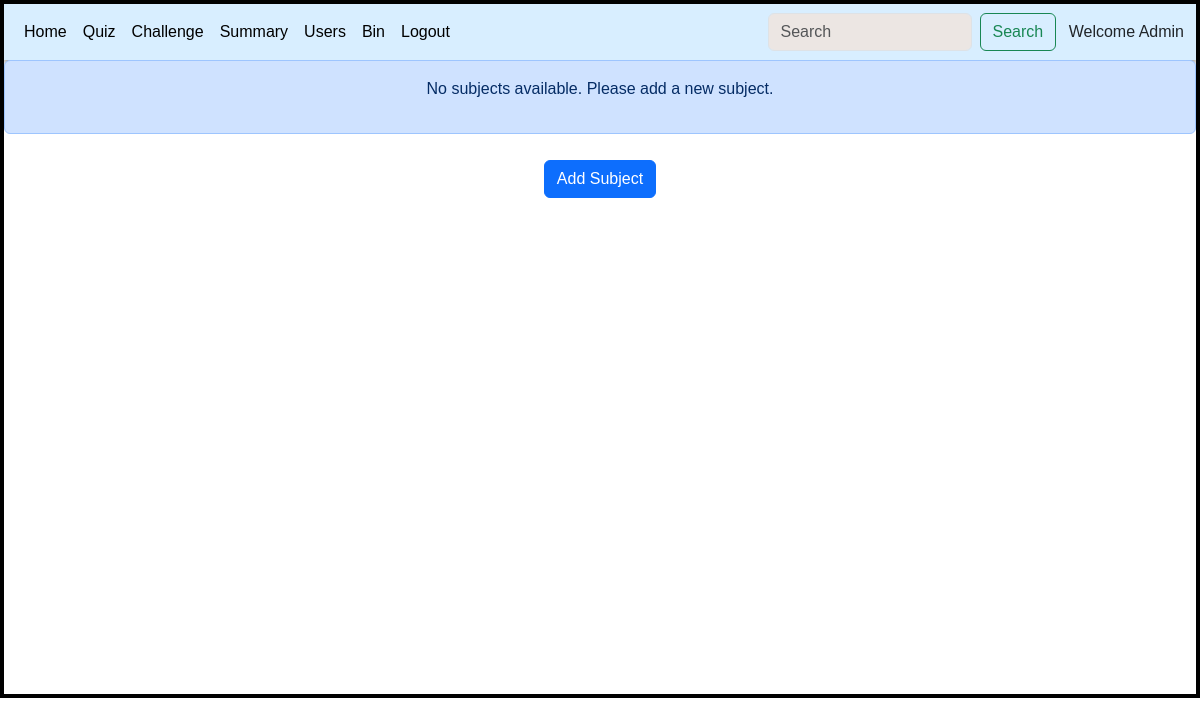
/admin, run on an earlier commit of the app's database.
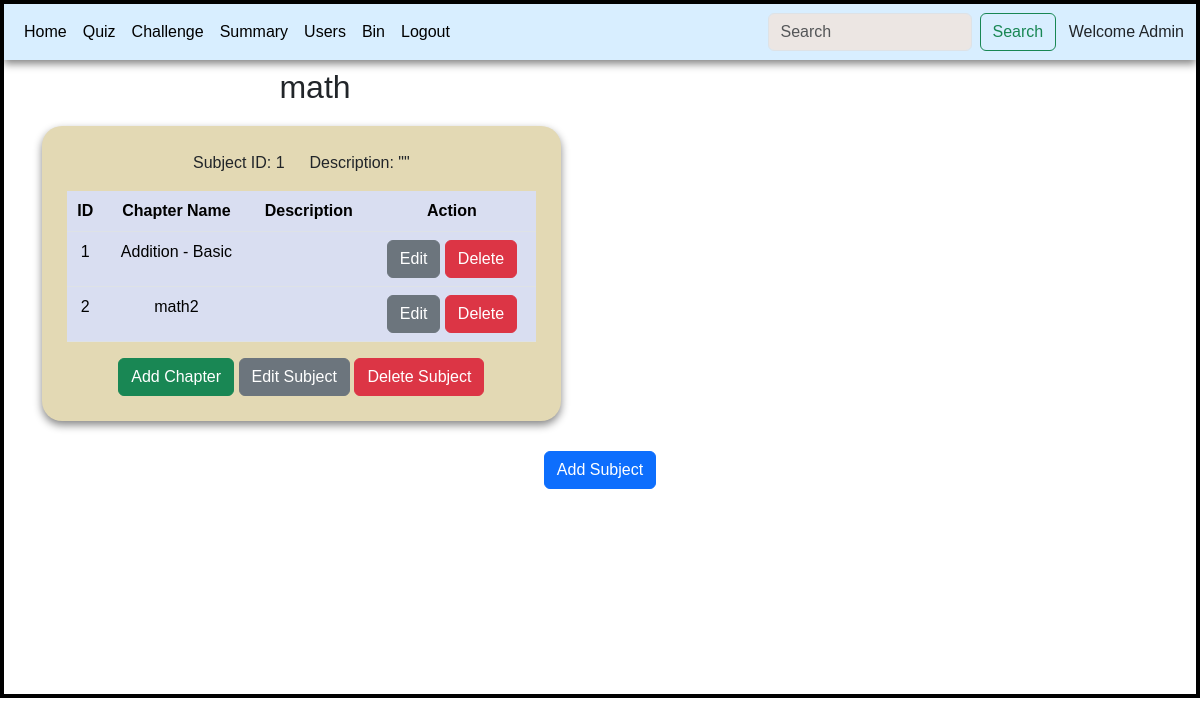
And on a later commit of the database.
### controllers/models.py (models this page shows)
class Subject(db.Model):
    id = db.Column(db.Integer(), primary_key=True)
    name = db.Column(db.String(), nullable=False, unique=True)
    description = db.Column(db.String(), nullable=True)
    chapters = db.relationship('Chapter', backref='subject')

class Chapter(db.Model):
    id = db.Column(db.Integer, primary_key=True)
    subject_id = db.Column(db.Integer, db.ForeignKey('subject.id'), nullable=False)
    name = db.Column(db.String(), nullable=False)
    description = db.Column(db.String(), nullable=True)
    quizzes = db.relationship('Quiz', backref='chapter')

### controllers/main.py (the view, shortened to what this page needs)
@app.route('/admin',methods=['GET','POST'])
def admin_dashboard():
    subjects = Subject.query.all()
    if subjects:
        return render_template('admin_dashboard.html',subjects=subjects)
    else:
        return render_template('admin_dashboard.html',subjects=[])

### templates/admin_dashboard.html (shortened to what the changed rows need)
<!DOCTYPE html>
<html lang="en">
<head>
    <link rel="stylesheet" href="/static/style.css">
    <link href="https://cdn.jsdelivr.net/npm/bootstrap@5.3.3/dist/css/bootstrap.min.css" rel="stylesheet">
</head>
<body>
    <div id="main">
        <div id="canvas">
              <div class="container">
                {% if subjects %}
                <div class="row">
                  {% for subject in subjects %}
                  <div class="col-md-6">
                      <h2 class="text-center mt-2">{{ subject.name}}</h2>
                    <div class="table-div">
                      <p class="text-center">Subject ID: {{ subject.id }} &ensp;&ensp; Description: "{{subject.description}}"</p>
                      <table class="table table-hover">
                        <thead>
                          <tr>
                            <th scope="col">ID</th>
                            <th scope="col">Chapter Name</th>
                            <th scope="col">Description</th>
                            <th scope="col">Action</th>
                          </tr>
                        </thead>
                        <tbody>
                          {% for chapter in subject.chapters %}
                            <tr>
                              <td>{{ chapter.id }}</td>
                              <td>{{ chapter.name }}</td>
                              <td>{{ chapter.description }}</td>
                              <td>
                                <a href='/editchapter/{{chapter.id}}' class="btn btn-secondary">Edit</a>
                                <a href='/deletechapter/{{chapter.id}}' class="btn btn-danger">Delete</a>
                              </td>
                            </tr>
                          {% endfor %}
                        </tbody>
                      </table>
                      <div class="text-center">
                        <a href= '/addchapter/{{subject.id}}' class="btn btn-success">Add Chapter</a>
                        <a href="/editsubject/{{ subject.id }}" class="btn btn-secondary">Edit Subject</a>
                        <a href="/deletesubject/{{ subject.id }}" class="btn btn-danger">Delete Subject</a>
                      </div>
                    </div>
                  </div>
                  {% endfor %}
                </div>
                {% endif %}
              </div>
              {% if not subjects and not emsg %}
              <div class="alert alert-primary text-center">
                <p>No subjects available. Please add a new subject.</p>
              </div>
              {% endif %}
        </div>
    </div>
</body>
</html>

What changed in the data, as far as the page shows it:
added Subject: name "math", id "1"
added Chapter: id "1", name "Addition - Basic"
added Chapter: id "2", name "math2"
Also different on the page:
text no longer shown: "No subjects available. Please add a new subject."
